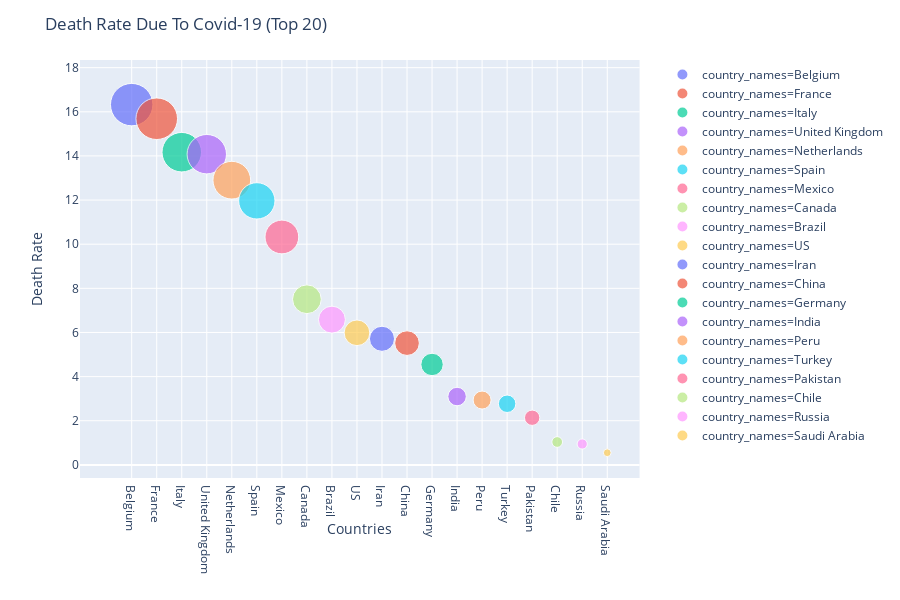

Here is the notebook cell this chart was saved with:
### Markdown cell above
## ***DEATH RATE DUE TO COVID-19 IN TOP 20 COUNTRIES***

### Code cell
def countryMortalityRate():
    temp = sorted_country.head(20)
    countryNames = temp["country_region"].tolist()
    mortality_rate = temp["mortality_rate"].tolist()
    df = pd.DataFrame({"country_names" : countryNames, "mortality_rate" : mortality_rate}).sort_values("mortality_rate", ascending = False)
    fig = px.scatter(df.head(20), x = "country_names", y = "mortality_rate", size = "mortality_rate", color = "country_names", hover_name = "country_names", size_max = 30)
    fig.update_layout(title = "Death Rate Due To Covid-19 (Top 20)", xaxis_title = "Countries", yaxis_title = "Death Rate")
    fig.show()
    
countryMortalityRate()

### Figure 1 — Plotly figure (JSON) as saved in the notebook; plotly's stock layout.template omitted (floating-point values rounded to 4 significant figures)
{"data": [{"hoverlabel": {"namelength": 0}, "hovertemplate": "<b>%{hovertext}</b><br><br>country_names=%{x}<br>mortality_rate=%{marker.size}", "hovertext": ["Belgium"], "legendgroup": "country_names=Belgium", "marker": {"color": "#636efa", "size": [16.33], "sizemode": "area", "sizeref": 0.01814, "symbol": "circle"}, "mode": "markers", "name": "country_names=Belgium", "showlegend": true, "type": "scatter", "x": ["Belgium"], "xaxis": "x", "y": [16.33], "yaxis": "y"}, {"hoverlabel": {"namelength": 0}, "hovertemplate": "<b>%{hovertext}</b><br><br>country_names=%{x}<br>mortality_rate=%{marker.size}", "hovertext": ["France"], "legendgroup": "country_names=France", "marker": {"color": "#EF553B", "size": [15.69], "sizemode": "area", "sizeref": 0.01814, "symbol": "circle"}, "mode": "markers", "name": "country_names=France", "showlegend": true, "type": "scatter", "x": ["France"], "xaxis": "x", "y": [15.69], "yaxis": "y"}, {"hoverlabel": {"namelength": 0}, "hovertemplate": "<b>%{hovertext}</b><br><br>country_names=%{x}<br>mortality_rate=%{marker.size}", "hovertext": ["Italy"], "legendgroup": "country_names=Italy", "marker": {"color": "#00cc96", "size": [14.17], "sizemode": "area", "sizeref": 0.01814, "symbol": "circle"}, "mode": "markers", "name": "country_names=Italy", "showlegend": true, "type": "scatter", "x": ["Italy"], "xaxis": "x", "y": [14.17], "yaxis": "y"}, {"hoverlabel": {"namelength": 0}, "hovertemplate": "<b>%{hovertext}</b><br><br>country_names=%{x}<br>mortality_rate=%{marker.size}", "hovertext": ["United Kingdom"], "legendgroup": "country_names=United Kingdom", "marker": {"color": "#ab63fa", "size": [14.08], "sizemode": "area", "sizeref": 0.01814, "symbol": "circle"}, "mode": "markers", "name": "country_names=United Kingdom", "showlegend": true, "type": "scatter", "x": ["United Kingdom"], "xaxis": "x", "y": [14.08], "yaxis": "y"}, {"hoverlabel": {"namelength": 0}, "hovertemplate": "<b>%{hovertext}</b><br><br>country_names=%{x}<br>mortality_rate=%{marker.size}", "hovertext": ["Netherlands"], "legendgroup": "country_names=Netherlands", "marker": {"color": "#FFA15A", "size": [12.9], "sizemode": "area", "sizeref": 0.01814, "symbol": "circle"}, "mode": "markers", "name": "country_names=Netherlands", "showlegend": true, "type": "scatter", "x": ["Netherlands"], "xaxis": "x", "y": [12.9], "yaxis": "y"}, {"hoverlabel": {"namelength": 0}, "hovertemplate": "<b>%{hovertext}</b><br><br>country_names=%{x}<br>mortality_rate=%{marker.size}", "hovertext": ["Spain"], "legendgroup": "country_names=Spain", "marker": {"color": "#19d3f3", "size": [11.96], "sizemode": "area", "sizeref": 0.01814, "symbol": "circle"}, "mode": "markers", "name": "country_names=Spain", "showlegend": true, "type": "scatter", "x": ["Spain"], "xaxis": "x", "y": [11.96], "yaxis": "y"}, {"hoverlabel": {"namelength": 0}, "hovertemplate": "<b>%{hovertext}</b><br><br>country_names=%{x}<br>mortality_rate=%{marker.size}", "hovertext": ["Mexico"], "legendgroup": "country_names=Mexico", "marker": {"color": "#FF6692", "size": [10.33], "sizemode": "area", "sizeref": 0.01814, "symbol": "circle"}, "mode": "markers", "name": "country_names=Mexico", "showlegend": true, "type": "scatter", "x": ["Mexico"], "xaxis": "x", "y": [10.33], "yaxis": "y"}, {"hoverlabel": {"namelength": 0}, "hovertemplate": "<b>%{hovertext}</b><br><br>country_names=%{x}<br>mortality_rate=%{marker.size}", "hovertext": ["Canada"], "legendgroup": "country_names=Canada", "marker": {"color": "#B6E880", "size": [7.505], "sizemode": "area", "sizeref": 0.01814, "symbol": "circle"}, "mode": "markers", "name": "country_names=Canada", "showlegend": true, "type": "scatter", "x": ["Canada"], "xaxis": "x", "y": [7.505], "yaxis": "y"}, {"hoverlabel": {"namelength": 0}, "hovertemplate": "<b>%{hovertext}</b><br><br>country_names=%{x}<br>mortality_rate=%{marker.size}", "hovertext": ["Brazil"], "legendgroup": "country_names=Brazil", "marker": {"color": "#FF97FF", "size": [6.582], "sizemode": "area", "sizeref": 0.01814, "symbol": "circle"}, "mode": "markers", "name": "country_names=Brazil", "showlegend": true, "type": "scatter", "x": ["Brazil"], "xaxis": "x", "y": [6.582], "yaxis": "y"}, {"hoverlabel": {"namelength": 0}, "hovertemplate": "<b>%{hovertext}</b><br><br>country_names=%{x}<br>mortality_rate=%{marker.size}", "hovertext": ["US"], "legendgroup": "country_names=US", "marker": {"color": "#FECB52", "size": [5.985], "sizemode": "area", "sizeref": 0.01814, "symbol": "circle"}, "mode": "markers", "name": "country_names=US", "showlegend": true, "type": "scatter", "x": ["US"], "xaxis": "x", "y": [5.985], "yaxis": "y"}, {"hoverlabel": {"namelength": 0}, "hovertemplate": "<b>%{hovertext}</b><br><br>country_names=%{x}<br>mortality_rate=%{marker.size}", "hovertext": ["Iran"], "legendgroup": "country_names=Iran", "marker": {"color": "#636efa", "size": [5.713], "sizemode": "area", "sizeref": 0.01814, "symbol": "circle"}, "mode": "markers", "name": "country_names=Iran", "showlegend": true, "type": "scatter", "x": ["Iran"], "xaxis": "x", "y": [5.713], "yaxis": "y"}, {"hoverlabel": {"namelength": 0}, "hovertemplate": "<b>%{hovertext}</b><br><br>country_names=%{x}<br>mortality_rate=%{marker.size}", "hovertext": ["China"], "legendgroup": "country_names=China", "marker": {"color": "#EF553B", "size": [5.517], "sizemode": "area", "sizeref": 0.01814, "symbol": "circle"}, "mode": "markers", "name": "country_names=China", "showlegend": true, "type": "scatter", "x": ["China"], "xaxis": "x", "y": [5.517], "yaxis": "y"}, {"hoverlabel": {"namelength": 0}, "hovertemplate": "<b>%{hovertext}</b><br><br>country_names=%{x}<br>mortality_rate=%{marker.size}", "hovertext": ["Germany"], "legendgroup": "country_names=Germany", "marker": {"color": "#00cc96", "size": [4.55], "sizemode": "area", "sizeref": 0.01814, "symbol": "circle"}, "mode": "markers", "name": "country_names=Germany", "showlegend": true, "type": "scatter", "x": ["Germany"], "xaxis": "x", "y": [4.55], "yaxis": "y"}, {"hoverlabel": {"namelength": 0}, "hovertemplate": "<b>%{hovertext}</b><br><br>country_names=%{x}<br>mortality_rate=%{marker.size}", "hovertext": ["India"], "legendgroup": "country_names=India", "marker": {"color": "#ab63fa", "size": [3.097], "sizemode": "area", "sizeref": 0.01814, "symbol": "circle"}, "mode": "markers", "name": "country_names=India", "showlegend": true, "type": "scatter", "x": ["India"], "xaxis": "x", "y": [3.097], "yaxis": "y"}, {"hoverlabel": {"namelength": 0}, "hovertemplate": "<b>%{hovertext}</b><br><br>country_names=%{x}<br>mortality_rate=%{marker.size}", "hovertext": ["Peru"], "legendgroup": "country_names=Peru", "marker": {"color": "#FFA15A", "size": [2.938], "sizemode": "area", "sizeref": 0.01814, "symbol": "circle"}, "mode": "markers", "name": "country_names=Peru", "showlegend": true, "type": "scatter", "x": ["Peru"], "xaxis": "x", "y": [2.938], "yaxis": "y"}, {"hoverlabel": {"namelength": 0}, "hovertemplate": "<b>%{hovertext}</b><br><br>country_names=%{x}<br>mortality_rate=%{marker.size}", "hovertext": ["Turkey"], "legendgroup": "country_names=Turkey", "marker": {"color": "#19d3f3", "size": [2.77], "sizemode": "area", "sizeref": 0.01814, "symbol": "circle"}, "mode": "markers", "name": "country_names=Turkey", "showlegend": true, "type": "scatter", "x": ["Turkey"], "xaxis": "x", "y": [2.77], "yaxis": "y"}, {"hoverlabel": {"namelength": 0}, "hovertemplate": "<b>%{hovertext}</b><br><br>country_names=%{x}<br>mortality_rate=%{marker.size}", "hovertext": ["Pakistan"], "legendgroup": "country_names=Pakistan", "marker": {"color": "#FF6692", "size": [2.136], "sizemode": "area", "sizeref": 0.01814, "symbol": "circle"}, "mode": "markers", "name": "country_names=Pakistan", "showlegend": true, "type": "scatter", "x": ["Pakistan"], "xaxis": "x", "y": [2.136], "yaxis": "y"}, {"hoverlabel": {"namelength": 0}, "hovertemplate": "<b>%{hovertext}</b><br><br>country_names=%{x}<br>mortality_rate=%{marker.size}", "hovertext": ["Chile"], "legendgroup": "country_names=Chile", "marker": {"color": "#B6E880", "size": [1.038], "sizemode": "area", "sizeref": 0.01814, "symbol": "circle"}, "mode": "markers", "name": "country_names=Chile", "showlegend": true, "type": "scatter", "x": ["Chile"], "xaxis": "x", "y": [1.038], "yaxis": "y"}, {"hoverlabel": {"namelength": 0}, "hovertemplate": "<b>%{hovertext}</b><br><br>country_names=%{x}<br>mortality_rate=%{marker.size}", "hovertext": ["Russia"], "legendgroup": "country_names=Russia", "marker": {"color": "#FF97FF", "size": [0.9459], "sizemode": "area", "sizeref": 0.01814, "symbol": "circle"}, "mode": "markers", "name": "country_names=Russia", "showlegend": true, "type": "scatter", "x": ["Russia"], "xaxis": "x", "y": [0.9459], "yaxis": "y"}, {"hoverlabel": {"namelength": 0}, "hovertemplate": "<b>%{hovertext}</b><br><br>country_names=%{x}<br>mortality_rate=%{marker.size}", "hovertext": ["Saudi Arabia"], "legendgroup": "country_names=Saudi Arabia", "marker": {"color": "#FECB52", "size": [0.5497], "sizemode": "area", "sizeref": 0.01814, "symbol": "circle"}, "mode": "markers", "name": "country_names=Saudi Arabia", "showlegend": true, "type": "scatter", "x": ["Saudi Arabia"], "xaxis": "x", "y": [0.5497], "yaxis": "y"}], "layout": {"height": 600, "legend": {"itemsizing": "constant", "tracegroupgap": 0}, "margin": {"t": 60}, "title": {"text": "Death Rate Due To Covid-19 (Top 20)"}, "xaxis": {"anchor": "y", "categoryarray": ["Belgium", "France", "Italy", "United Kingdom", "Netherlands", "Spain", "Mexico", "Canada", "Brazil", "US", "Iran", "China", "Germany", "India", "Peru", "Turkey", "Pakistan", "Chile", "Russia", "Saudi Arabia"], "categoryorder": "array", "domain": [0, 0.98], "title": {"text": "Countries"}}, "yaxis": {"anchor": "x", "domain": [0, 1], "title": {"text": "Death Rate"}}}}
